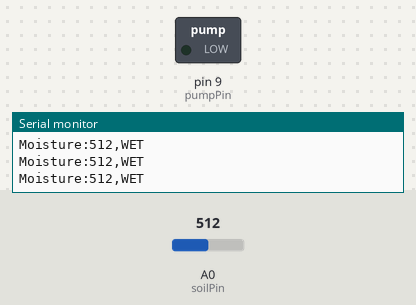
Simulated run of this sketch. Board: Arduino Uno, built with avr-gcc and run on an emulated ATmega328P. On the bench: switched loads named in the sketch (green lamp = pin HIGH), the last lines printed to the serial monitor. The test bench sets the inputs (shaded band); at power-on: A0 (soilPin) = 512. Pins used as bus, display or sensor lines are not drawn.

Above: at 1.2 s.
1.3 s: A0 (soilPin) set to 261
4.3 s: A0 (soilPin) set to 242
At 5.5 s:
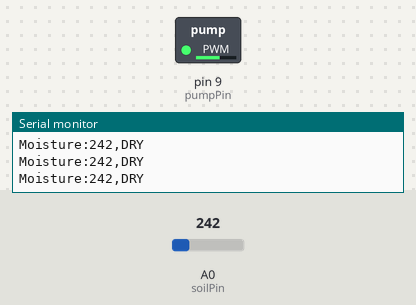
5.8 s: A0 (soilPin) set to 1023
At 6.8 s:
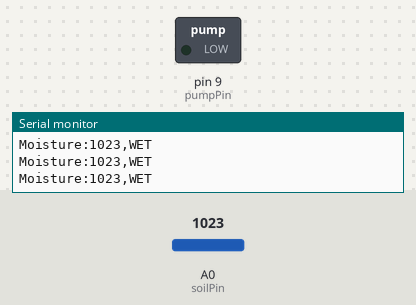
8.8 s: A0 (soilPin) set to 0
At 9.1 s:
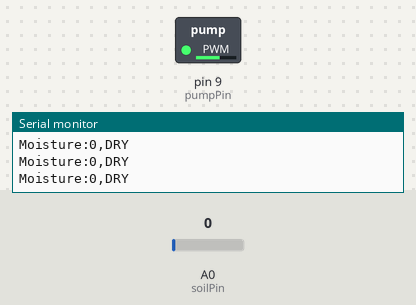
Timing chart, 0 to 11.3 s (numbered marks = the images above; inputs shaded):
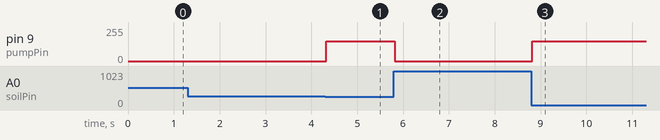

Measured:
- the behaviour switches between 251 and 250 on A0 (soilPin) (found by bisection; images 0 and 1)
- after the input at 4.3 s, pin 9 (pumpPin): 0/255 → 150/255 at once
- after the input at 5.8 s, pin 9 (pumpPin): 150/255 → 0/255 at once
- after the input at 8.8 s, pin 9 (pumpPin): 0/255 → 150/255 at once

The sketch:

Soil_Moisture_Reading_Code.ino
```cpp
// Soil Moisture Sensor
// Reads sensor and desplays level and whether soil is wet or dry

// Water Threshold
int threshold = 250;
// Setting the pin A0 on the Arduino to be our sensor
int soilPin = A0;
// Setting a variable for Soil moisture Power
int soilPower = 7;
// Setting up pump control from pin 9, a PWM capable pin
const int pumpPin = 9;

void setup(){
  // In void setup, initial functions needed for the rest of the program are run all at
  // once before executing the rest of the code.
  //This command opens a serial to view the soil moisture sensor data in the serial monitor
  Serial.begin(9600);
  pinMode(pumpPin, OUTPUT); //set pump control pin to be an output pin
  pinMode(soilPower, OUTPUT);//Set pin 7 as an OUTPUT pin
  digitalWrite(soilPower, LOW);//Set pin to LOW so no power is flowing through the sensor
}

void loop(){
  // Void loop allows the program to run continually based on initial values from void setup.
  int sensorValue; // We are setting up a new variable, which will input the sensor value
  sensorValue = readSoil(); //this command inputs the sensor value from the sensor
   //Write what we want to display in the serial monitor:
  Serial.print("Moisture:");
  Serial.print(sensorValue);
  String DisplayWords; //By defining a string, we are telling Arduino that the outputting message
  // will be letters, not numbers.

  // Now we are going to check if the water level is below the
  // threshold value we set earlier, and if it is have
  // word "DRY" displayed after the sensor value
  if (sensorValue <= threshold){

    DisplayWords = ",DRY \n";
    Serial.print(DisplayWords);
  // If the value is not below our threshold value we want to
  // change the display words to "Wet, Leave it!"
  analogWrite(pumpPin, 150); // turn the pump on and set to a slow speed (0 is stopped, 255 is full speed)

  } else if (sensorValue >= threshold){

    DisplayWords = ",WET \n";
    Serial.print(DisplayWords);
    //turn pump off, to 0.
    analogWrite(pumpPin, 0);
  }

}

//This is a function used to get the soil moisture content
int readSoil()
{
    digitalWrite(soilPower, HIGH);//turn D7 "On"
    delay(10);//wait 10 milliseconds
    int val = analogRead(soilPin);//Read the SIG value form sensor
    digitalWrite(soilPower, LOW);//turn D7 "Off"
    return val;//send current moisture value
}
```
